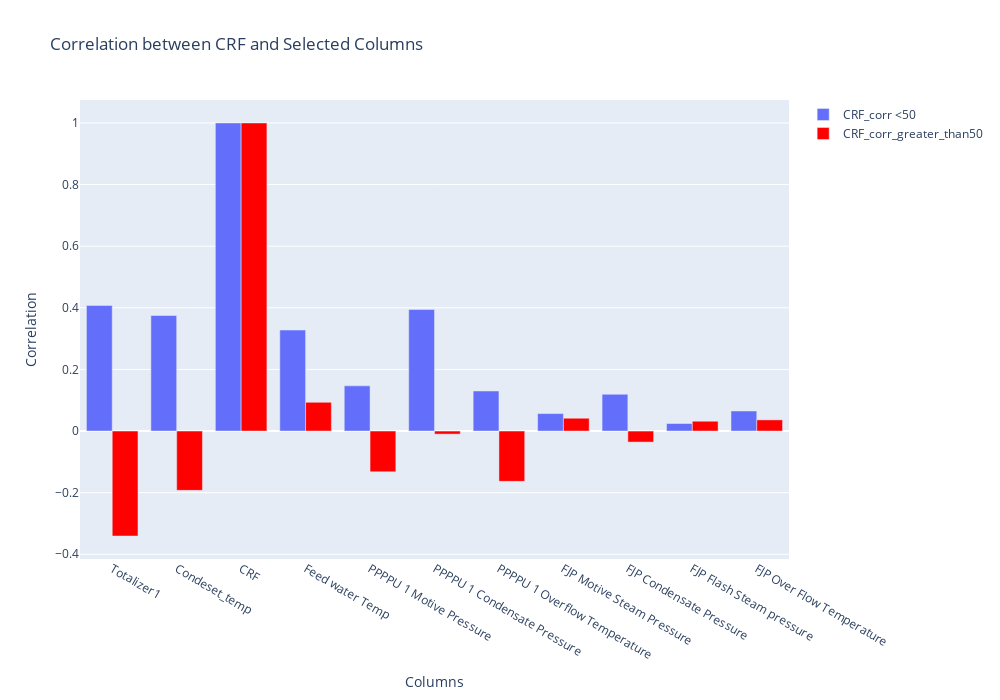

Notebook source saved alongside this figure:
### Code cell
import plotly.graph_objects as go

fig = go.Figure()

# Add the first set of bars for CRF_corr
fig.add_trace(go.Bar(x=sel_col, y=CRF_corr, name='CRF_corr <50'))

# Add the second set of bars for CRF_corrg50 (colored in red)
fig.add_trace(go.Bar(x=sel_col, y=CRF_corrg50, name='CRF_corr_greater_than50', marker_color='red'))

# Update layout
fig.update_layout(
    title='Correlation between CRF and Selected Columns',
    xaxis_title='Columns',
    yaxis_title='Correlation',
    barmode='group',
    width=1000, 
    height=700
)

fig.show()

### Figure 1 — Plotly figure (JSON) as saved in the notebook; plotly's stock layout.template omitted (floating-point values rounded to 4 significant figures)
{"data": [{"name": "CRF_corr <50", "type": "bar", "x": ["Totalizer1", "Condeset_temp", "CRF", "Feed water Temp", "PPPPU 1 Motive Pressure", "PPPPU 1 Condensate Pressure", "PPPPU 1 Overflow Temperature", "FJP Motive Steam Pressure", "FJP Condensate Pressure", "FJP Flash Steam pressure", "FJP Over Flow Temperature"], "y": [0.4077, 0.3751, 1, 0.3278, 0.1467, 0.3945, 0.1301, 0.05672, 0.1193, 0.02446, 0.06513]}, {"marker": {"color": "red"}, "name": "CRF_corr_greater_than50", "type": "bar", "x": ["Totalizer1", "Condeset_temp", "CRF", "Feed water Temp", "PPPPU 1 Motive Pressure", "PPPPU 1 Condensate Pressure", "PPPPU 1 Overflow Temperature", "FJP Motive Steam Pressure", "FJP Condensate Pressure", "FJP Flash Steam pressure", "FJP Over Flow Temperature"], "y": [-0.3408, -0.1925, 1, 0.09342, -0.1324, -0.01002, -0.1632, 0.04162, -0.0358, 0.03188, 0.03628]}], "layout": {"barmode": "group", "height": 700, "title": {"text": "Correlation between CRF and Selected Columns"}, "width": 1000, "xaxis": {"autorange": true, "range": [-0.5, 10.5], "title": {"text": "Columns"}, "type": "category"}, "yaxis": {"autorange": true, "range": [-0.4153, 1.074], "title": {"text": "Correlation"}, "type": "linear"}}}
